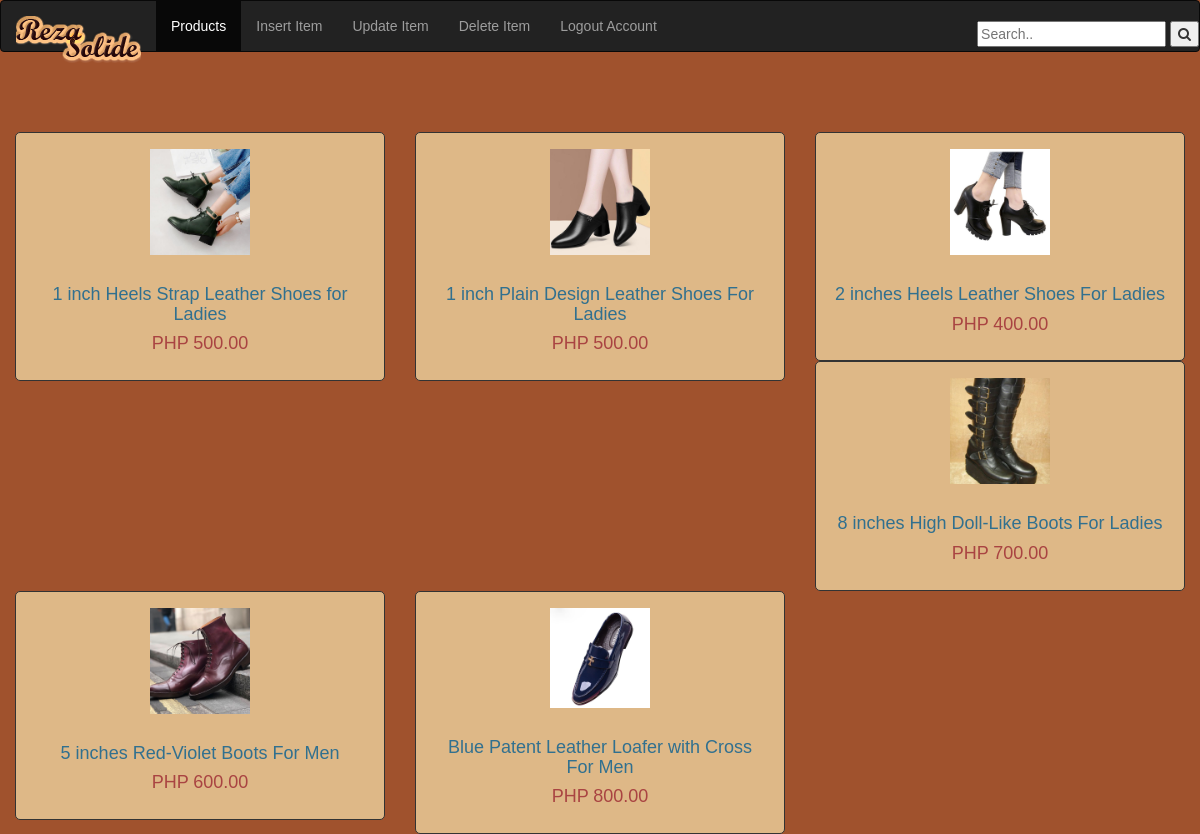
Page /admin_panel.php on the committed database.
### tables this page shows
CREATE TABLE `tbl_product` (
  `id` int(11) NOT NULL,
  `name` varchar(255) NOT NULL,
  `image` varchar(255) NOT NULL,
  `price` double(10,2) NOT NULL
);

### admin_panel.php (the view, shortened to what this page needs)
<?php
  $connect = mysqli_connect('localhost','root','','test');
?>
<!DOCTYPE html>
 <html>
      <head>
           <link rel="stylesheet" href="https://maxcdn.bootstrapcdn.com/bootstrap/3.3.6/css/bootstrap.min.css" />
           <link rel="stylesheet" href="https://cdnjs.cloudflare.com/ajax/libs/font-awesome/4.7.0/css/font-awesome.min.css">
      </head>
      <body style="background: rgb(160,82,45);">
<nav class="navbar navbar-inverse">
  <div class="container-fluid">
    <div class="navbar-header">
      <a href="panel.php" class="navbar-brand home">
      <img src="logo/ecom-store-logo.png" alt="Reza Solide Logo" class="hidden-xs">
      </a>
    </div>
    <ul class="nav navbar-nav" style="font-family:sans-serif;">
      <li class="active"><a href="admin_panel.php">Products</a></li>
      <li><a href="insertitems.php">Insert Item</a></li>
      <li><a href="updateitems.php">Update Item</a></li>
      <li><a href="deleteitems.php">Delete Item</a></li>
      <li><a href="admin_login.php">Logout Account</a></li>
    </ul>
    <ul class="nav navbar-nav navbar-right">
  <div class="search-container">
    <form action="view_products.php" method="POST"><br>
      <input type="text" placeholder="Search.." name="search">
      <button type="submit"><i class="fa fa-search"></i></button>
    </form>
  </div>
</div>
</nav>
<br><br><br>
                  <?php
                    $qury = "SELECT * FROM tbl_product ORDER BY id ASC";
                    $result = mysqli_query($connect,$qury);
                    if(mysqli_num_rows($result) >0)
                    {
                      while($row = mysqli_fetch_array($result))
                      {
                  ?>
                <div class="col-md-4">
                     <form method="post" action="shop.php?action=add&id=<?php echo $row["id"];?>">
                          <div style="border:1px solid #333; background: #DEB887; border-radius:5px; padding:16px;" align="center">
                               <img src="image/<?php echo $row['image'];?>" class="img-responsive" style="width: 100px;" /><br />
                               <h4 class="text-info"><?php echo $row['name'];?></h4>
                               <h4 class="text-danger">PHP <?php echo $row['price'];?></h4>
                          </div>
                     </form>
                </div>
                  <?php } }
                  ?>
           <br/>
      </body>
 </html>

### admin_panel.php (style rules this page uses)
* { box-sizing: border-box; }
body { margin: 0; font-family: Arial, Helvetica, sans-serif; }

### rows in the picture
tbl_product: image (picture), name "1 inch Heels Strap Leather Shoes for Ladies", price "500.00"
tbl_product: image (picture), name "1 inch Plain Design Leather Shoes For Ladies", price "500.00"
tbl_product: image (picture), name "2 inches Heels Leather Shoes For Ladies", price "400.00"
tbl_product: image (picture), name "8 inches High Doll-Like Boots For Ladies", price "700.00"
tbl_product: image (picture), name "5 inches Red-Violet Boots For Men", price "600.00"
tbl_product: image (picture), name "Blue Patent Leather Loafer with Cross For Men", price "800.00"
